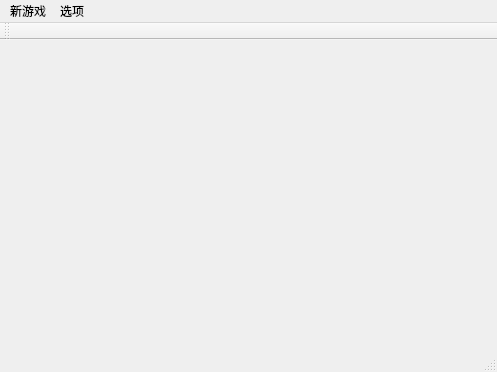
<?xml version="1.0" encoding="UTF-8"?>
<ui version="4.0">
 <class>MainWindow</class>
 <widget class="QMainWindow" name="MainWindow">
  <property name="geometry">
   <rect>
    <x>0</x>
    <y>0</y>
    <width>497</width>
    <height>372</height>
   </rect>
  </property>
  <property name="windowTitle">
   <string>MainWindow</string>
  </property>
  <widget class="QWidget" name="centralWidget"/>
  <widget class="QMenuBar" name="menuBar">
   <property name="geometry">
    <rect>
     <x>0</x>
     <y>0</y>
     <width>497</width>
     <height>23</height>
    </rect>
   </property>
   <widget class="QMenu" name="menu">
    <property name="title">
     <string>新游戏</string>
    </property>
   </widget>
   <widget class="QMenu" name="menu_2">
    <property name="title">
     <string>选项</string>
    </property>
    <addaction name="action9_9_10"/>
    <addaction name="action16_16_40"/>
    <addaction name="action_16_30_99"/>
   </widget>
   <addaction name="menu"/>
   <addaction name="menu_2"/>
  </widget>
  <widget class="QToolBar" name="mainToolBar">
   <attribute name="toolBarArea">
    <enum>TopToolBarArea</enum>
   </attribute>
   <attribute name="toolBarBreak">
    <bool>false</bool>
   </attribute>
  </widget>
  <widget class="QStatusBar" name="statusBar"/>
  <action name="action9_9_10">
   <property name="text">
    <string>初级 9*9 10个雷</string>
   </property>
  </action>
  <action name="action16_16_40">
   <property name="text">
    <string>中级 16*16 40个雷</string>
   </property>
  </action>
  <action name="action_16_30_99">
   <property name="text">
    <string>高级 16*30 99个雷</string>
   </property>
  </action>
 </widget>
 <layoutdefault spacing="6" margin="11"/>
 <resources/>
 <connections/>
</ui>
